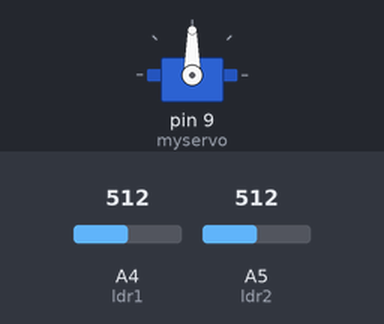
A sketch run on a simulated Arduino Uno, built with avr-gcc and run on an emulated ATmega328P. On the bench: servo. Inputs (shaded band) come from the test bench; at power-on: A4 (ldr1) = 512, A5 (ldr2) = 512.

Above: at 1.5 s.
1.6 s: A4 (ldr1) set to 549
At 2.75 s:
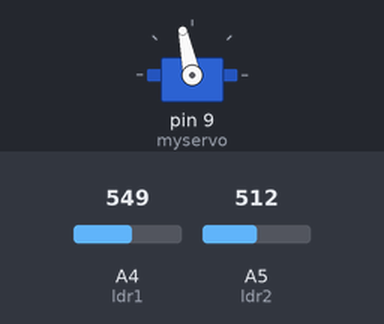
4.6 s: A4 (ldr1) set to 306
7.6 s: A5 (ldr2) set to 337
10.6 s: A5 (ldr2) set to 310
At 10.6 s:
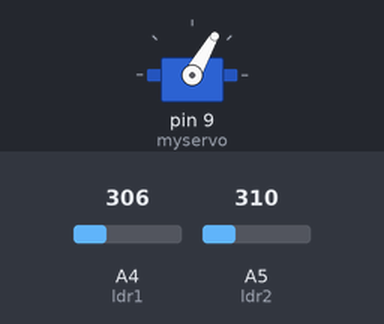
12.1 s: A4 (ldr1) set to 276
At 14.5 s:
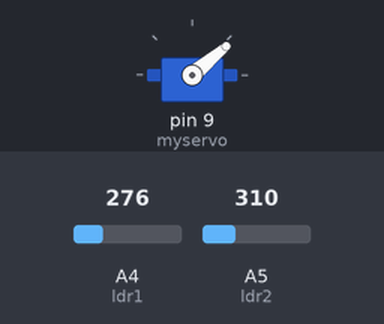
15.1 s: A4 (ldr1) set to 511
At 26.2 s:
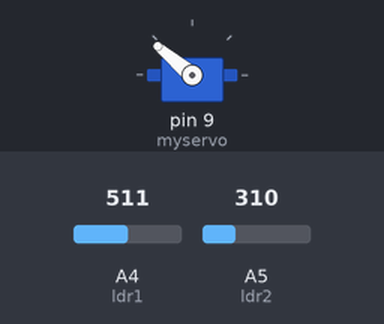
Timing chart, 0 to 26.5 s (numbered marks = the images above; inputs shaded):
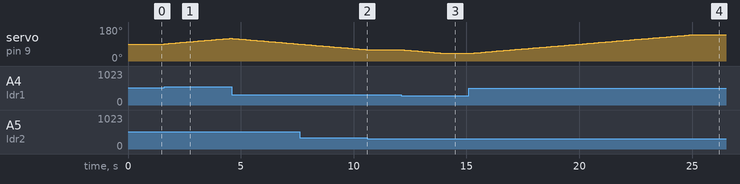

Measured:
- the behaviour switches between 532 and 533 on A4 (ldr1) (found by bisection; images 0 and 1)
- the behaviour switches between 327 and 326 on A5 (ldr2) (found by bisection; images 1 and 2)
- the behaviour switches between 290 and 289 on A4 (ldr1) (found by bisection; images 2 and 3)
- after the input at 1.6 s, servo on pin 9 (myservo): moves from 90° to 120° over 2.9 s, starting at once
- after the input at 10.6 s, servo on pin 9 (myservo): stays 60° (without the input it goes to 59° after 0.03 s)
- after the input at 12.1 s, servo on pin 9 (myservo): moves from 60° to 40° over 1.9 s, starting at once
- after the input at 15.1 s, servo on pin 9 (myservo): moves from 40° to 140° over 9.9 s, starting at once

The sketch:

projetpannauxsolaire.ino
```cpp
#include <Servo.h> //includes the servo library

Servo myservo;

#define ldr1 A4 // set ldr 1 Analog input pin of East ldr as an integer
#define ldr2 A5 // set ldr 2 Analog input pin of West ldr as an integer

int pos = 90; // initial position of the Horizontal movement controlling servo motor
int tolerance = 20; // allowable tolerance setting - so solar servo motor isn't constantly in motion

void setup(){
myservo.attach(9); // attaches the servo on digital pin 2 to the horizontal movement servo motor
pinMode(ldr1, INPUT); //set East ldr pin as an input
pinMode(ldr2, INPUT); //set West ldr pin as an input
myservo.write(pos); // write the starting position of the horizontal movement servo motor

delay(300); // 1 second delay to allow the solar panel to move to its staring position before comencing solar tracking
}

void loop(){
int val1 = analogRead(ldr1); // read the value of ldr 1
int val2 = analogRead(ldr2); // read the value of ldr 2

if((abs(val1 - val2) <= tolerance) || (abs(val2 - val1) <= tolerance)) {
//no servo motor horizontal movement will take place if the ldr value is within the allowable tolerance
}else {
if(val1 > val2) // if ldr1 senses more light than ldr2
{
pos = pos+1; // decrement the 90 degree poistion of the horizontal servo motor - this will move the panel position Eastward
}
if(val1 < val2) // if ldr2 senses more light than ldr1
{
pos = pos-1; // increment the 90 degree position of the horizontal motor - this will move the panel position Westward
 }
}

if(pos > 140) {pos = 140;} // reset the horizontal postion of the motor to 180 if it tries to move past this point
if(pos < 40) {pos = 40;} // reset the horizontal position of the motor to 0 if it tries to move past this point
myservo.write(pos); // write the starting position to the horizontal motor
delay(100);

}
```
